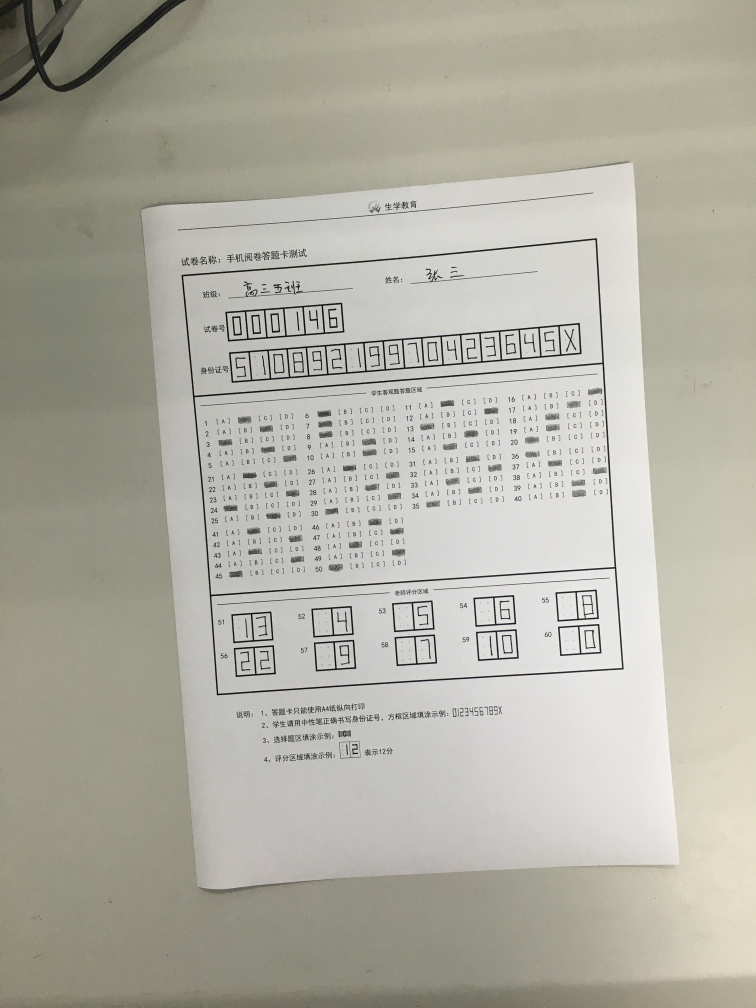
#> input picture DaTiKa/1.jpg, 3024 x 4032 px (shown at 1/4 size)
$ python scores.py   (older library calls are emulated)
#> lines starting #> are read from the running program, lines starting #| are printed output that depends on the picture; after the words box and inside, x2 and y2 are one past the last pixel; in counts of white or black regions, pixels touching at a corner belong together
# -*- coding:utf-8 -*-

import cv2
import matplotlib.pyplot as plt
import imutils
from imutils.perspective import four_point_transform
from count_blocks import *

# 读入图片
image = cv2.imread("1.jpg")
#> image is the input picture: shape (4032, 3024, 3); mean B, G, R 163.2, 175, 176.9
# 转换为灰度图像
gray = cv2.cvtColor(image,cv2.COLOR_BGR2GRAY)
# 高斯滤波
blurred = cv2.GaussianBlur(gray, (3, 3), 0)
# 自适应二值化方法
blurred=cv2.adaptiveThreshold(blurred,255,cv2.ADAPTIVE_THRESH_MEAN_C,cv2.THRESH_BINARY,51,5)
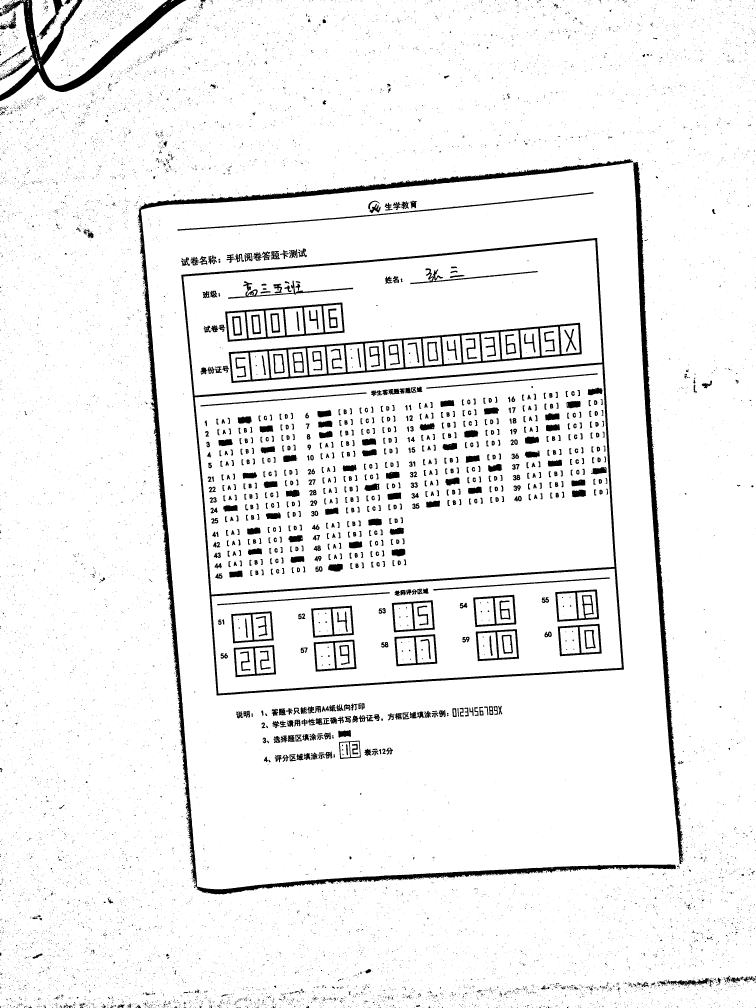
#> blurred: shape (4032, 3024) (shown at 1/4 size); 94.1% white; 14337 black regions (13122 under 20 px), largest, box (x1, y1, x2, y2) and area: (552, 636, 2704, 3579) 108737, (725, 952, 2496, 2782) 77993, (2533, 647, 2733, 3456) 53066
# ret,threshed = cv2.threshold(blurred,125,255,cv2.THRESH_BINARY)  # 二值化

# 最外圈加几层
blurred=cv2.copyMakeBorder(blurred,5,5,5,5,cv2.BORDER_CONSTANT,value=(255,255,255))
#> blurred: shape (4042, 3034); 94.1% white; 14337 black regions (13122 under 20 px), largest, box (x1, y1, x2, y2) and area: (557, 641, 2709, 3584) 108737, (730, 957, 2501, 2787) 77993, (2538, 652, 2738, 3461) 53066


# -------------形态学处理------------
# 结构元素
# cross = cv2.getStructuringElement(cv2.MORPH_CROSS,(5,5)) #十字形
square = cv2.getStructuringElement(cv2.MORPH_RECT,(5,5)) #方形

# morph_c = cv2.dilate(blurred,cross)
# morph_c = cv2.erode(morph_c,cross)

morph_s = cv2.dilate(blurred,square)
#> morph_s: shape (4042, 3034); 97.7% white; 1945 black regions (1661 under 20 px), largest, box (x1, y1, x2, y2) and area: (2541, 658, 2731, 3406) 37564, (732, 959, 2498, 2785) 35296, (7, 7, 741, 406) 34343
morph_s = cv2.erode(morph_s,square)
#> morph_s: shape (4042, 3034); 95.5% white; 1367 black regions, largest, box (x1, y1, x2, y2) and area: (730, 957, 2500, 2787) 77880, (2539, 656, 2737, 3439) 51049, (5, 5, 743, 408) 43782


# -----------canny边缘检测---------------
# edged = cv2.Canny(blurred, 50, 150)
edged = cv2.Canny(morph_s, 50, 150)
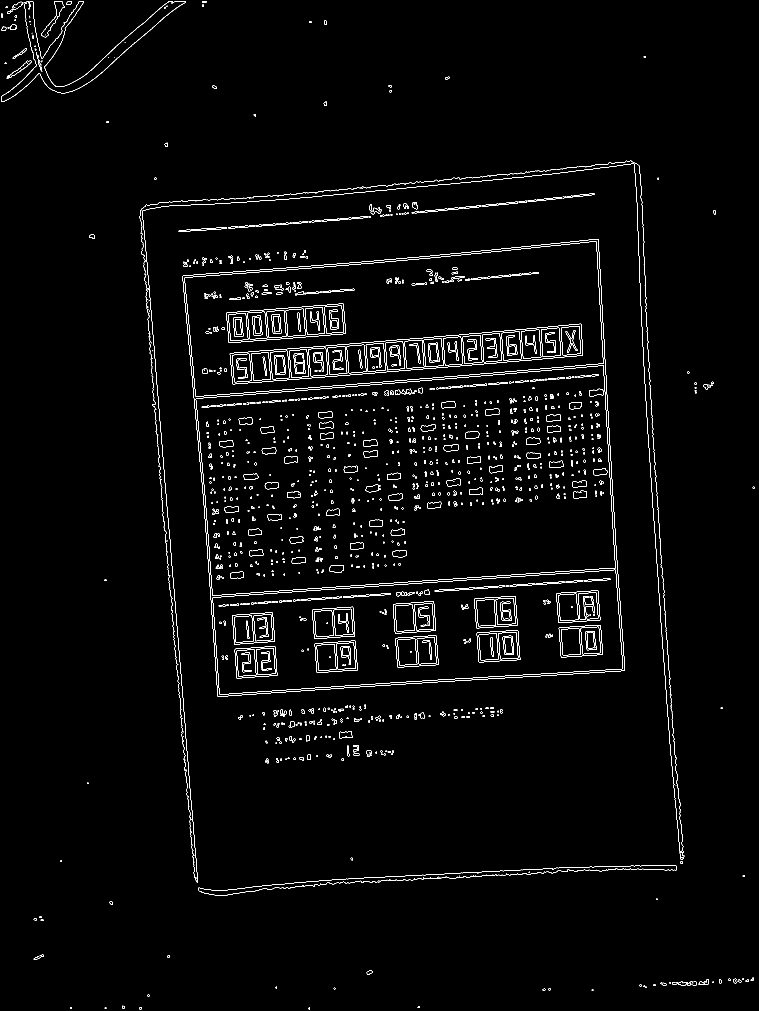
#> edged: shape (4042, 3034) (shown at 1/4 size); 1% white in thin lines or dots


# --------------------轮廓--找四个顶点-------------------
cnts = cv2.findContours(edged, cv2.RETR_EXTERNAL,cv2.CHAIN_APPROX_SIMPLE)
#> cnts = 506 contours, 209 with area under 20; largest, box (x1, y1, x2, y2) and area: (729, 956, 2500, 2787) 2798416, (37, 243, 126, 310) 1192, (1357, 2925, 1409, 2955) 1156, (4, 4, 743, 408) 694, (1483, 829, 1526, 857) 586
cnts = cnts[0] if imutils.is_cv2() else cnts[1]
docCnt = None
# 确保至少有一个轮廓被找到
if len(cnts) > 0:
    # 将轮廓按大小降序排序
    cnts = sorted(cnts, key=cv2.contourArea, reverse=True)
    # 对排序后的轮廓循环处理
    for c in cnts:
        # 获取近似的轮廓
        peri = cv2.arcLength(c, True)
        approx = cv2.approxPolyDP(c, 0.02 * peri, True)
        # 如果近似轮廓有四个顶点，那么就认为找到了答题卡
        if len(approx) == 4:
            docCnt = approx
            break
#> this loop made 1 pass
#> (peri, docCnt) on pass 1: (6907.3, [[2393, 957], [730, 1104], [871, 2786], [2499, 2683]])

# 展示寻找四个顶点的结果
newimage=image.copy()
for i in docCnt:
    # circle函数为在图像上作图，新建了一个图像用来演示四角选取
    cv2.circle(newimage, (i[0][0],i[0][1]), 50, (255, 0, 0), -1)
#> this loop made 4 passes
#> i on passes 1 to 4: [[2393, 957]], [[730, 1104]], [[871, 2786]], [[2499, 2683]]


# ---------------四点变换------------------
paper = four_point_transform(image, docCnt.reshape(4, 2))
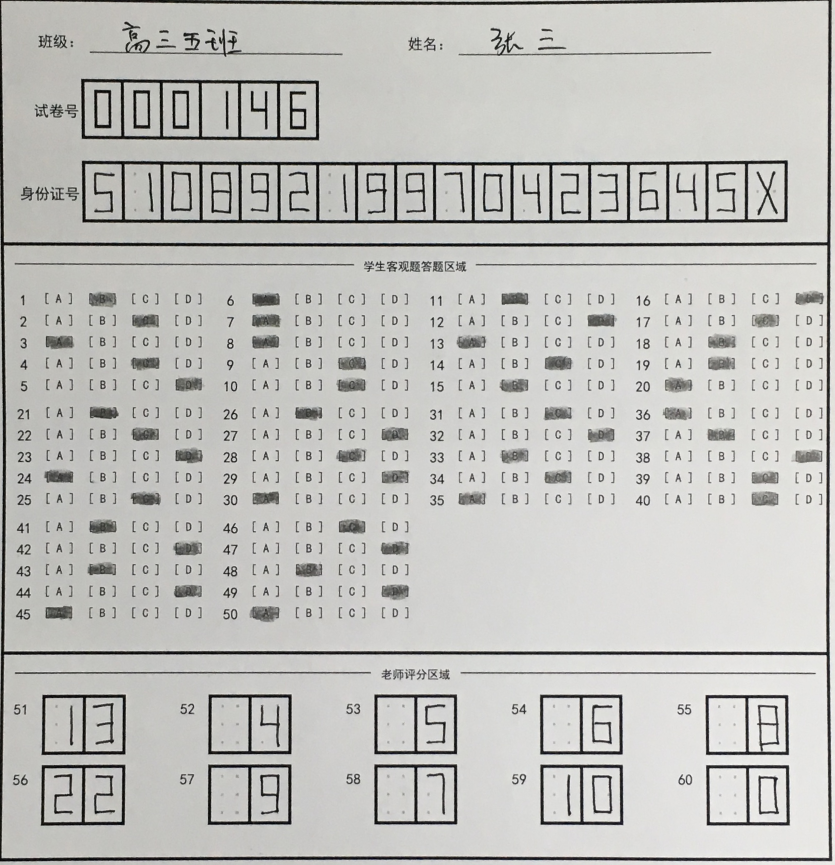
#> paper: shape (1729, 1669, 3) (shown at 1/2 size); mean B, G, R 188.1, 191.4, 191.6
warped = four_point_transform(gray, docCnt.reshape(4, 2))


# ---------------重塑图像及预处理------------------
width1=2400
height1=2800
# 对灰度图应用二值化算法
thresh=cv2.adaptiveThreshold(warped,255,cv2.ADAPTIVE_THRESH_MEAN_C,cv2.THRESH_BINARY,53,2)
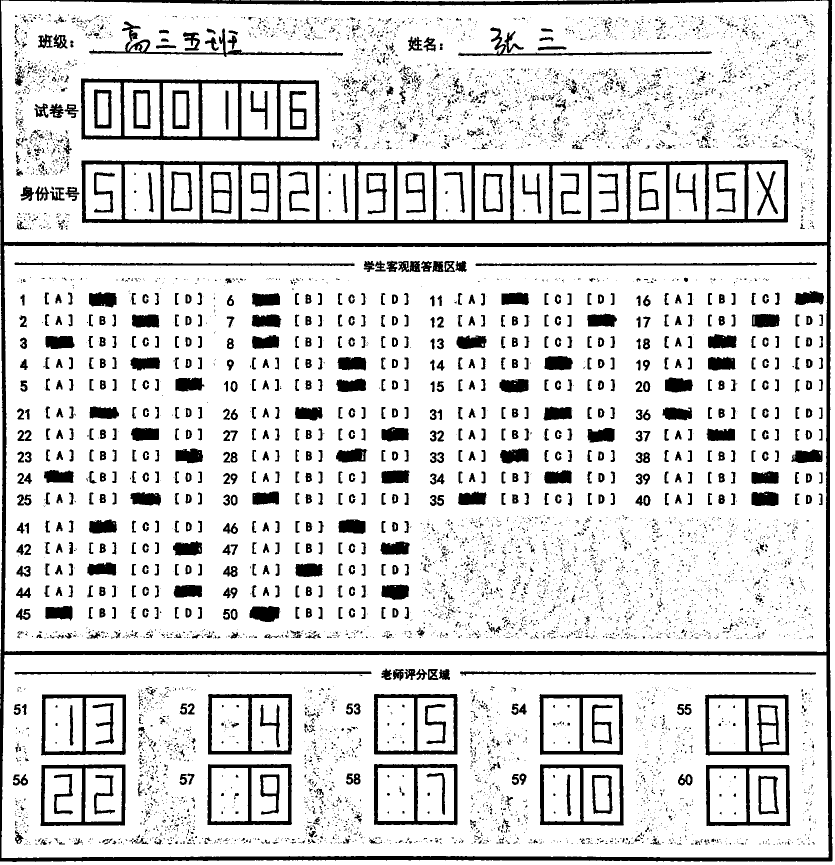
#> thresh: shape (1729, 1669) (shown at 1/2 size); 85.3% white; 8067 black regions (6926 under 20 px)
# 重塑可能用到的图像
thresh = cv2.resize(thresh, (width1, height1), cv2.INTER_LANCZOS4)
#> thresh: shape (2800, 2400)
paper2 = cv2.resize(paper, (width1, height1), cv2.INTER_LANCZOS4)
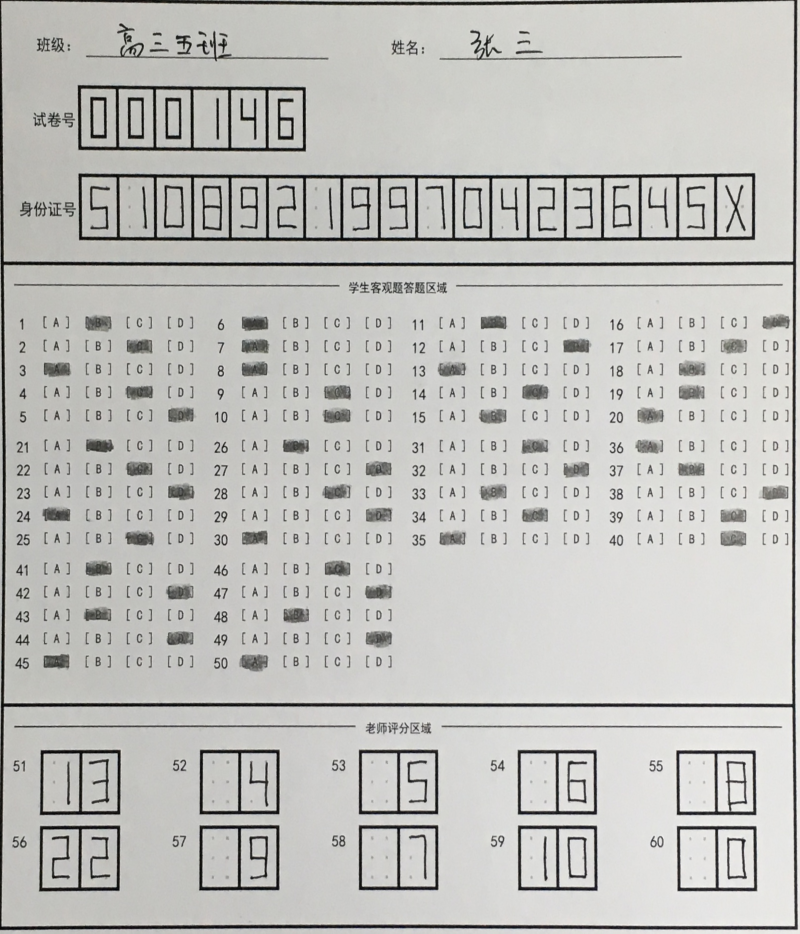
#> paper2: shape (2800, 2400, 3) (shown at 1/3 size); mean B, G, R 188, 191.2, 191.5

# 均值滤波
# ChQImg = cv2.blur(thresh, (23, 23))

# 形态学
square2 = cv2.getStructuringElement(cv2.MORPH_RECT,(20,20)) #方形
#> square2: shape (20, 20); every value is 1
square3 = cv2.getStructuringElement(cv2.MORPH_RECT,(30,30)) #方形
#> square3: shape (30, 30); every value is 1
morph_s2 = cv2.dilate(thresh,square2)
morph_s2 = cv2.erode(morph_s2,square3)
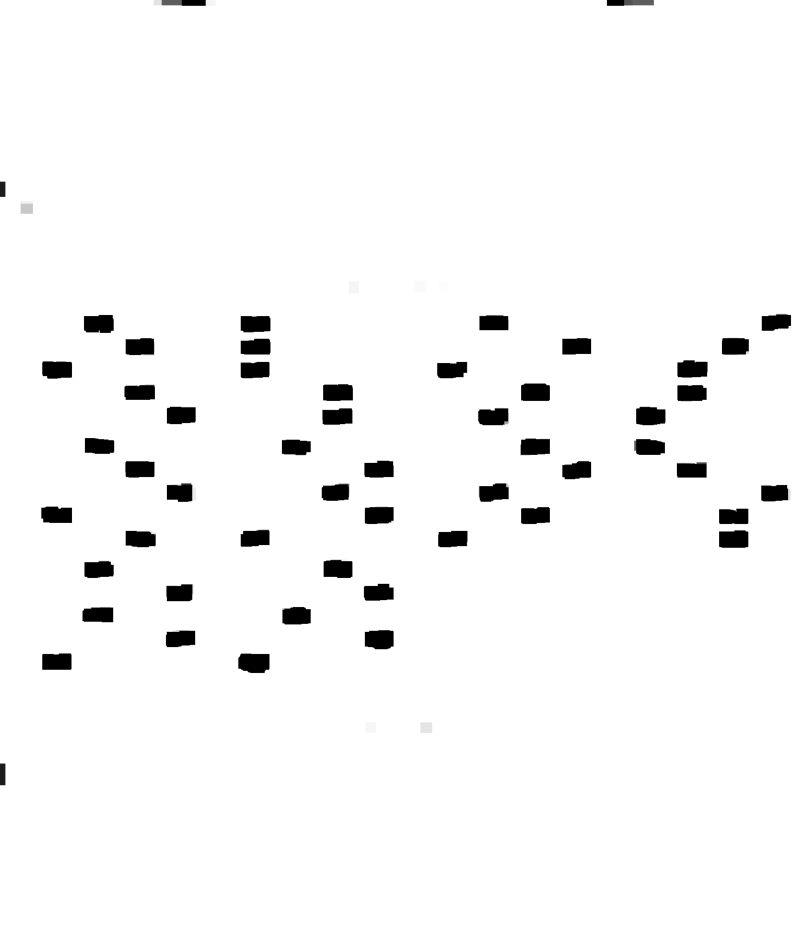
#> morph_s2: shape (2800, 2400) (shown at 1/3 size); min 0, max 255, mean 247.1


# ---------------------------寻找黑块坐标----------------
# 在二值图像中查找轮廓
Answer = []
cnts = cv2.findContours(morph_s2, cv2.RETR_TREE, cv2.CHAIN_APPROX_SIMPLE)
#> cnts = 51 contours; largest, box (x1, y1, x2, y2) and area: (0, 0, 2400, 2800) 6712729, (715, 1962, 809, 2019) 4758, (1094, 1891, 1181, 1948) 4416, (1563, 1150, 1650, 1203) 4339, (252, 945, 341, 999) 4302
#> (the run stopped early here; a loop or call above may not have finished)
